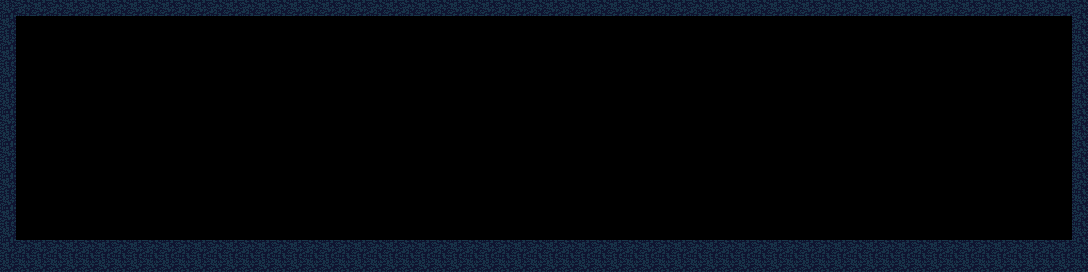

Tiled map render using the project's own tile images. Description and the map definition, with tile-layer contents summarised, below:
An orthogonal 68x17 tile map with 16x16 px tiles, 1 tile layer (Main), 1 hidden layer not drawn and 3 objects (3x actor).

<map version="1.4" tiledversion="1.4.3" orientation="orthogonal" renderorder="right-down" width="68" height="17" tilewidth="16" tileheight="16" infinite="0" nextlayerid="5" nextobjectid="26">
 <tileset firstgid="1" name="prtcave" tilewidth="16" tileheight="16" tilecount="256" columns="16">
  <image source="../image/prtcave.png" width="256" height="256" />
 </tileset>
 <imagelayer id="4" name="Back" visible="0">
  <image source="../image/bkgrough.png" width="256" height="256" />
  <properties>
   <property name="rect.h" type="float" value="128" />
   <property name="rect.w" type="float" value="128" />
   <property name="rect.x" type="float" value="128" />
   <property name="rect.y" type="float" value="0" />
   <property name="scroll.x" type="float" value="0.5" />
   <property name="scroll.y" type="float" value="0.5" />
  </properties>
 </imagelayer>
 <layer id="2" name="Main" width="68" height="17">
  <properties>
   <property name="collide" type="bool" value="true" />
  </properties>
  <data>[1156 cells, 232 non-empty, 4 distinct tile ids]</data>
 </layer>
 <objectgroup draworder="index" id="3" name="Actor">
  <object id="13" name="door" type="actor" x="32" y="224" width="16" height="16">
   <properties>
    <property name="dir" type="int" value="0" />
    <property name="eve" value="door_to_common" />
    <property name="flags" value="0x4" />
    <property name="id" type="int" value="100" />
    <property name="spawn" type="int" value="0" />
   </properties>
  </object>
  <object id="24" name="ghost" type="actor" x="352" y="224" width="16" height="16">
   <properties>
    <property name="dir" type="int" value="1" />
    <property name="eve" value="none" />
    <property name="flags" value="0" />
    <property name="id" type="int" value="200" />
    <property name="spawn" type="int" value="0" />
   </properties>
  </object>
  <object id="25" name="door" type="actor" x="160" y="224" width="16" height="16">
   <properties>
    <property name="dir" type="int" value="0" />
    <property name="eve" value="door_to_silver" />
    <property name="flags" value="0x4" />
    <property name="id" type="int" value="300" />
    <property name="spawn" type="int" value="0" />
   </properties>
  </object>
 </objectgroup>
</map>
